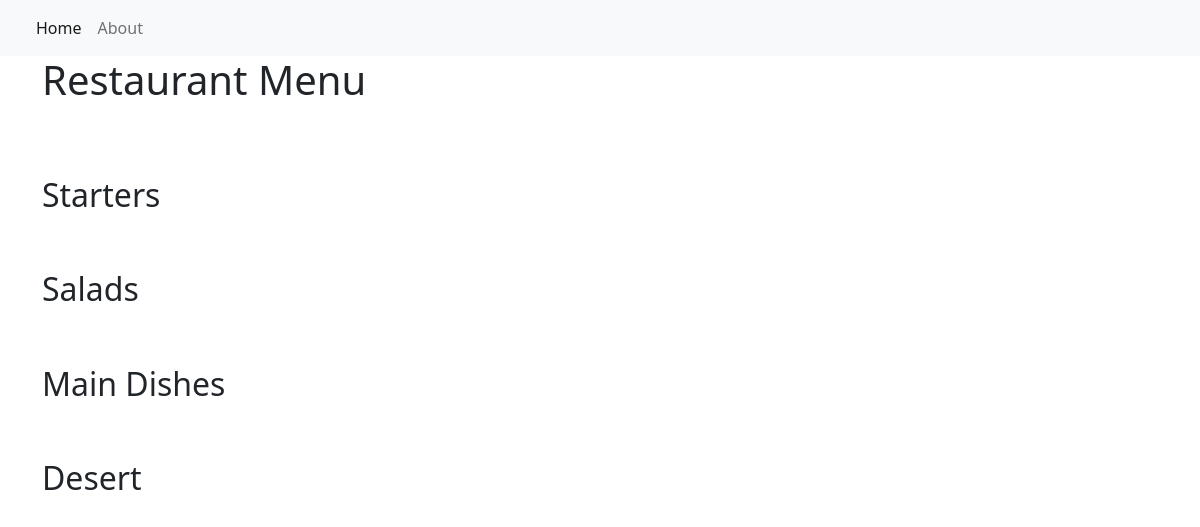
Before: / with the older database file.
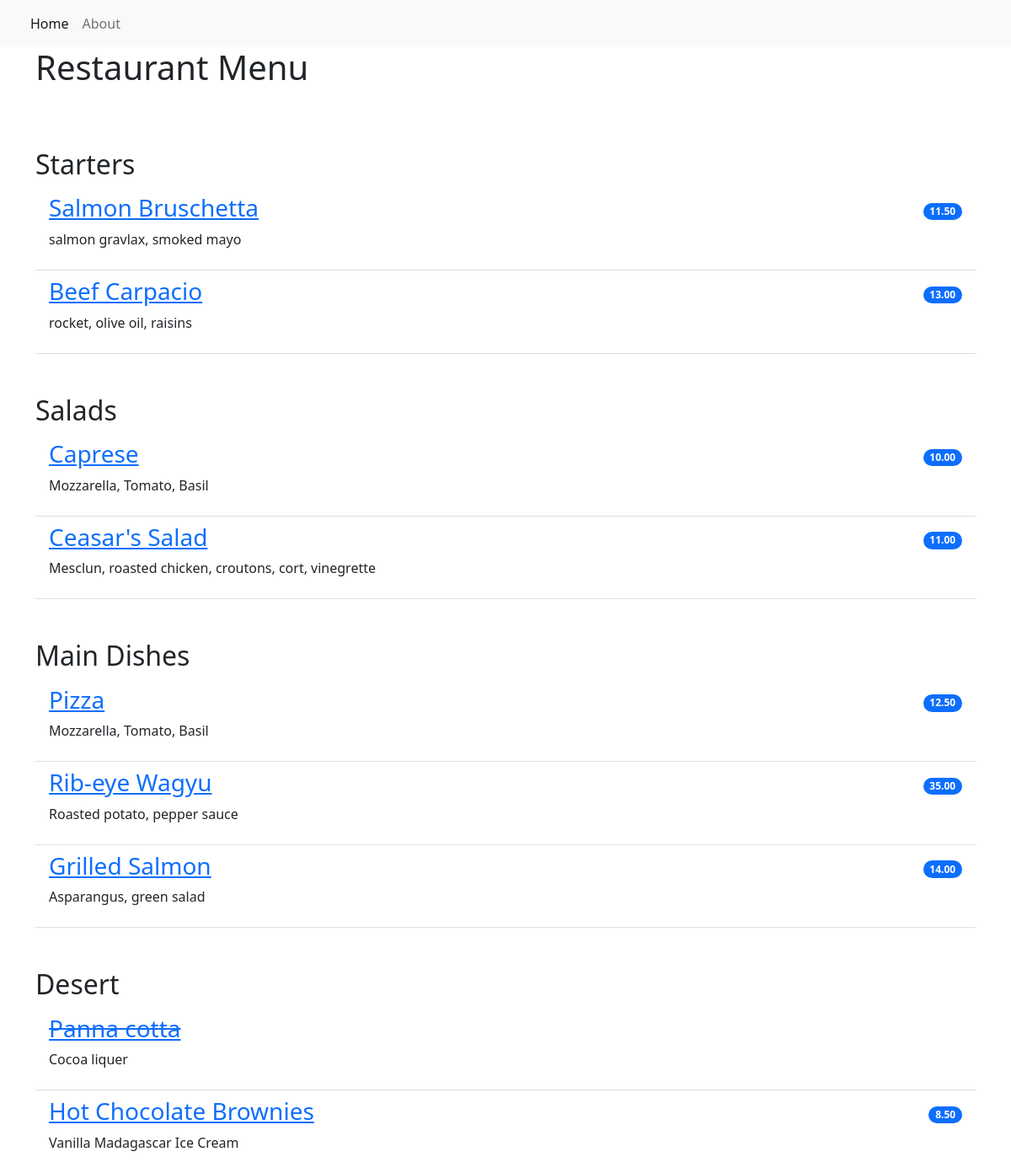
After: the same page with the newer database file.
### restaurant_menu/models.py (models this page shows, shortened)
class Item(models.Model):
    meal = models.CharField(max_length=1000, unique=True)
    description = models.CharField(max_length=2000)
    price = models.DecimalField(max_digits=10, decimal_places=2)
    category = models.CharField(max_length=100, choices=CATEGORIES)
    status = models.IntegerField(choices=STATUS, default=1)
    author = models.ForeignKey(User, on_delete=models.PROTECT)
    date_created = models.DateTimeField(auto_now_add=True)
    date_updated = models.DateTimeField(auto_now=True)

### restaurant_menu/views.py (the view)
# urls.py: path('', views.MenuList.as_view(), name='home'),
class MenuList(generic.ListView):
    queryset = Item.objects.order_by('date_created')
    template_name = 'index.html'
    def get_context_data(self, **kwargs):
        context = super().get_context_data(**kwargs)
        context['categories'] = CATEGORIES
        return context

### restaurant_menu/templates/index.html
{% extends 'base.html' %}
{% block content %}
<div class="container">
    <h1 class="mb-4">Restaurant Menu</h1>
    <ul class="list-group list-group-flush">
        {% for category in categories %}
            <h2 class="pt-5">{{ category.1 }}</h2>
                {% for row in item_list %}
                    {% if row.category == category.0 %}
                        {% if row.status == 1 %}
                            <li class="list-group-item d-flex justify-content-between align-items-center border-0 pb-0">
                                <a href="{% url 'item_details' row.pk %}"><h3>{{ row.meal }}</h3></a>
                                <span class="badge bg-primary rounded-pill">{{ row.price }}</span>
                            </li>
                            <li class="list-group-item pt-0">
                                <p>{{ row.description }}</p>
                            </li>
                        {% else %}
                            <li class="list-group-item d-flex justify-content-between align-items-center border-0 pb-0">
                                <a href="{% url 'item_details' row.pk %}"><h3><del>{{ row.meal }}</del></h3></a>
                            </li>
                            <li class="list-group-item pt-0">
                                <p>{{ row.description }}</p>
                            </li>
                        {% endif %}
                    {% endif %}
                {% endfor %}
        {% endfor %}
    </ul>
</div>
{% endblock content %}

### restaurant_menu/templates/base.html (shortened to what this page needs)
<!DOCTYPE html>
<html lang="en">
    <head>
        <link href="https://cdn.jsdelivr.net/npm/bootstrap@5.2.0-beta1/dist/css/bootstrap.min.css" rel="stylesheet">
    </head>
    <body>
        <nav class="navbar navbar-expand-lg bg-light">
            <div class="container-fluid">
                <div class="collapse navbar-collapse" id="navbarNav">
                    <ul class="navbar-nav">
                         <li class="nav-item">
                            <a class="nav-link active" aria-current="page" href="{% url 'home' %}">Home</a>
                        </li>
                        <li class="nav-item">
                            <a class="nav-link" aria-current="page" href="{% url 'home' %}">About</a>
                        </li>
                    </ul>
                </div>
            </div>
        </nav>
        {% block content %}
        {% endblock content %}
    </body>
</html>

Changed rows visible on the page:
added Item: meal "Salmon Bruschetta", price "11.50", description "salmon gravlax, smoked mayo", shown under "Starters"
added Item: meal "Beef Carpacio", price "13.00", description "rocket, olive oil, raisins", shown under "Starters"
added Item: meal "Caprese", price "10.00", description "Mozzarella, Tomato, Basil", shown under "Salads"
added Item: meal "Ceasar's Salad", price "11.00", description "Mesclun, roasted chicken, croutons, cort, vinegrette", shown under "Salads"
added Item: meal "Pizza", price "12.50", description "Mozzarella, Tomato, Basil", shown under "Main Dishes"
added Item: meal "Rib-eye Wagyu", price "35.00", description "Roasted potato, pepper sauce", shown under "Main Dishes"
added Item: meal "Grilled Salmon", price "14.00", description "Asparangus, green salad", shown under "Main Dishes"
added Item: meal "Panna cotta", description "Cocoa liquer", shown under "Desert"
added Item: meal "Hot Chocolate Brownies", price "8.50", description "Vanilla Madagascar Ice Cream", shown under "Desert"
